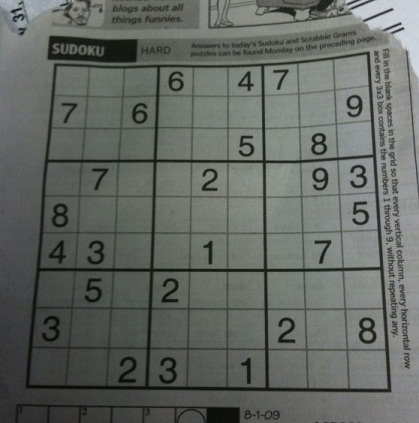
#> input picture scripts/cv1/data/sudoku.jpg, 419 x 423 px
$ python 10-probabilistic-hough.py
#> lines starting #> are read from the running program, lines starting #| are printed output that depends on the picture; after the words box and inside, x2 and y2 are one past the last pixel; in counts of white or black regions, pixels touching at a corner belong together
# https://docs.opencv.org/3.0-beta/doc/py_tutorials/py_imgproc/py_houghlines/py_houghlines.html

# This uses a probabilistic variant of the Hough algorithm. See the link above for details.

import cv2
import numpy as np

img = cv2.imread('../data/sudoku.jpg')
#> img is the input picture: shape (423, 419, 3); mean B, G, R 98.9, 103.6, 99.4
gray = cv2.cvtColor(img,cv2.COLOR_BGR2GRAY)
edges = cv2.Canny(gray,50,150,apertureSize = 3)
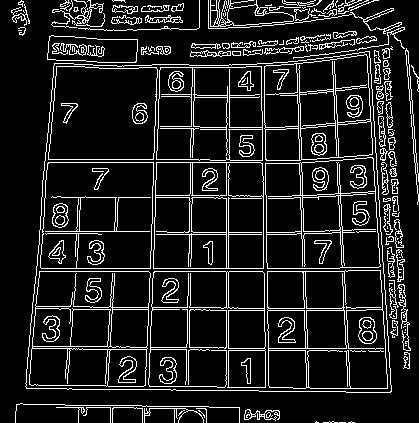
#> edges: shape (423, 419); 12% white in thin lines or dots
minLineLength = 100
maxLineGap = 10
lines = cv2.HoughLinesP(edges,1,np.pi/180,100,minLineLength,maxLineGap)
#> lines = 185 rows, first 6: [158, 128, 158, 102], [267, 268, 339, 268], [39, 271, 148, 271], [193, 126, 193, 101], [226, 268, 226, 198], [303, 271, 303, 294]

for line in lines:
	for x1,y1,x2,y2 in line:
	    cv2.line(img,(x1,y1),(x2,y2),(0,255,0),2)
#> this loop made 185 passes
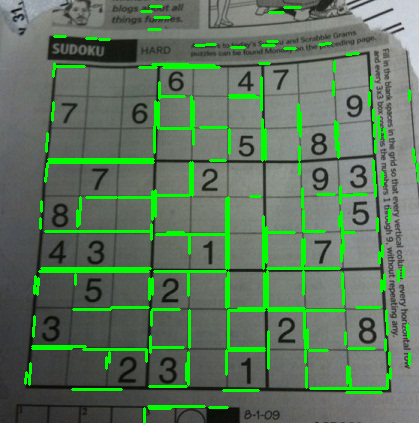
#> img: shape (423, 419, 3); 8.02% of pixels changed, all inside (x1, y1, x2, y2) = (24, 5, 419, 423)

cv2.imshow('Probabilistic Hough lines', img)
cv2.waitKey(0)
cv2.destroyAllWindows()

$ run again, with scripts/cv1/data/cottages.jpg copied over scripts/cv1/data/sudoku.jpg
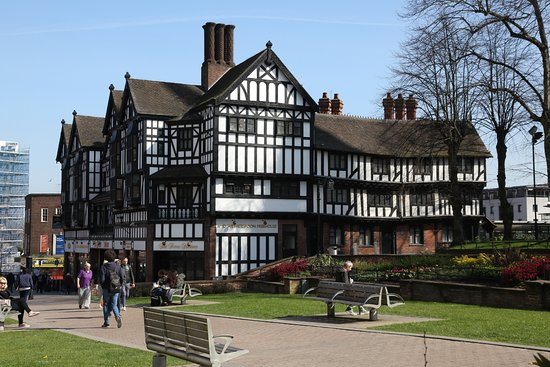
#> input picture scripts/cv1/data/cottages.jpg, 550 x 367 px
#> img is the input picture: shape (367, 550, 3); mean B, G, R 114.4, 112.3, 105
#> `edges = cv2.Canny(gray,50,150,apertureSize = 3)`:
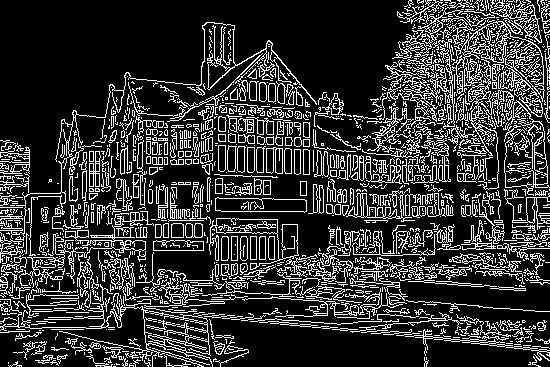
#> edges: shape (367, 550); 20.3% white in thin lines or dots
#> lines = 69 rows, first 6: [468, 305, 482, 306], [221, 211, 303, 211], [349, 295, 363, 296], [158, 250, 203, 250], [91, 237, 134, 237], [377, 314, 389, 314]
#> the loop `for line in lines:` made 69 passes
#> after the loop `for line in lines:`:
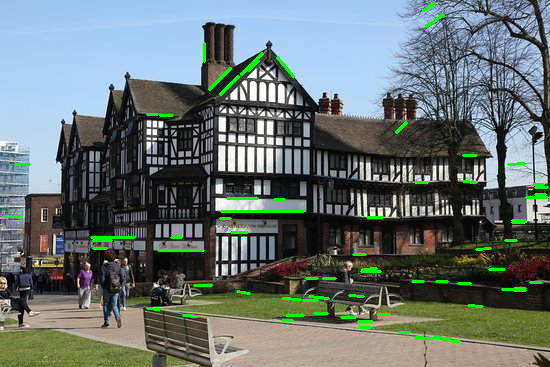
#> img: shape (367, 550, 3); 1.87% of pixels changed, all inside (x1, y1, x2, y2) = (2, 2, 549, 343)
